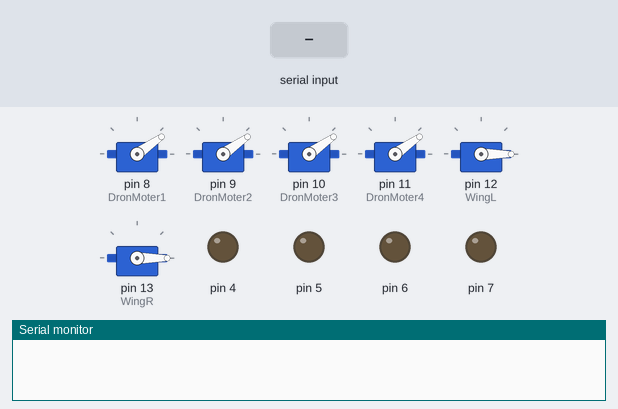
This sketch was run on a simulated Arduino Mega 2560, built with avr-gcc and run on an emulated ATmega2560. Parts: 6 × servo, output pins drawn as LEDs (lit = HIGH), the last lines printed to the serial monitor. The inputs (shaded band) are chosen by the test bench.

Above: at 4.2 s.
4.3 s: "u" received over Serial
At 5.1 s:
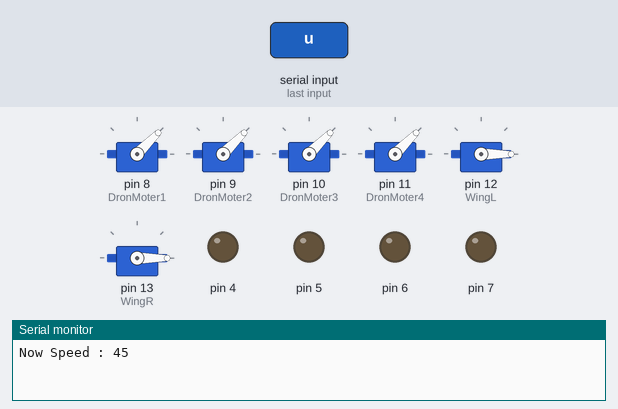
5.8 s: "u" received over the second serial link
At 6.3 s:
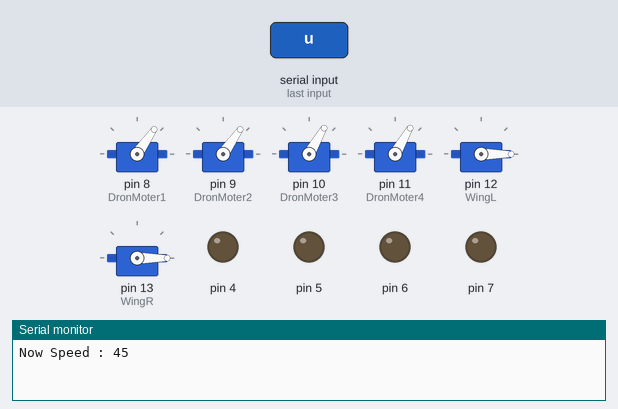
7.3 s: "w" received over Serial
At 8.5 s:
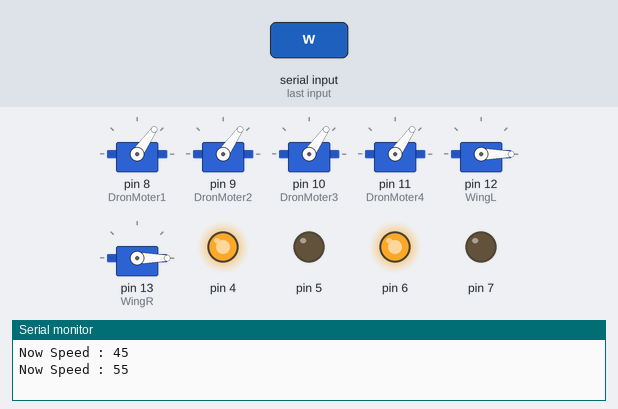
8.8 s: "x" received over the second serial link
At 9.8 s:
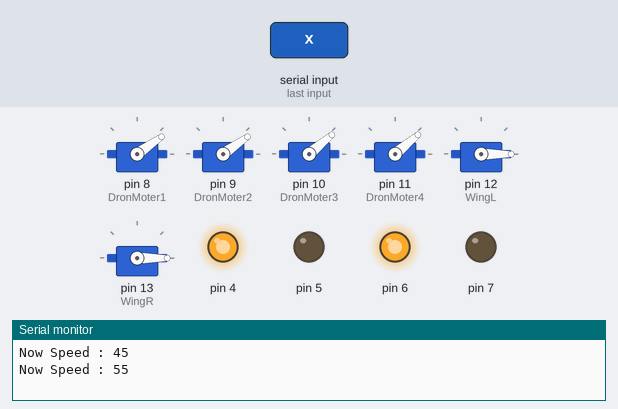
10.3 s: byte 110 ('n') received over Serial
At 11.0 s:
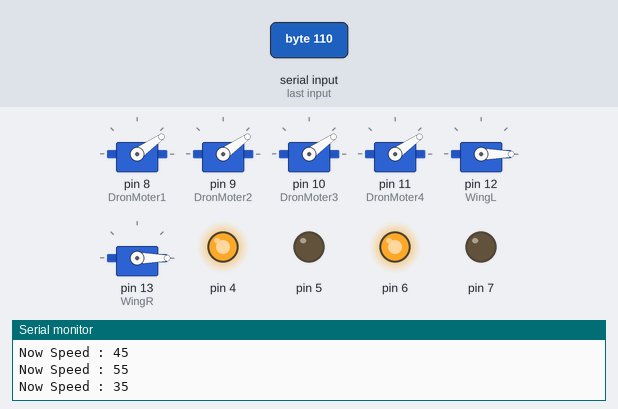
11.8 s: "s" received over the second serial link
At 12.2 s:
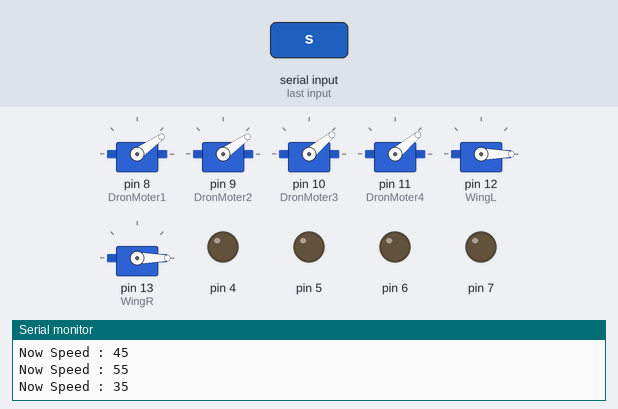
Timing chart, 0 to 14.3 s (numbered marks = the images above; inputs shaded):
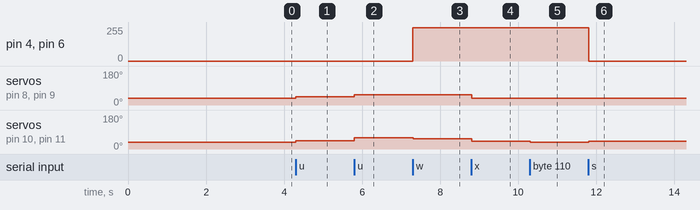

The sketch:

ControlUnitSource.ino
```cpp
#include <SoftwareSerial.h>
#include <Servo.h>

// DRON
// ① ②
// ③ ④
//
// Wing
// L | R
//
// Wheel
// ① ②
// ③ ④

/* 드론 모터 ESC 정의 */
Servo DronMoter1;
Servo DronMoter2;
Servo DronMoter3;
Servo DronMoter4;

/* 날개 서보 정의 */
Servo WingL;
Servo WingR;

/* 속도 변수 */
int SpeedVal = 35;
int SetVal = 35;

/* 날개 모터 값 변수 */
int WingLVal = 0;
int WingRVal = 0;
bool WingState = false;

/* 전후 밸런스 조정 변수 */
const int FrontCorrectionFactor = 0;
const int BackCorrectionFactor = 0; //<~~~~~~~~~~~~~~~~~~~~~~~~~~~~~~~~~~~~~~~~수정필요

/* 좌우 균형 조절 */
int BalanceVal = 5;

/* 날개 서보 세팅 변수 */
const int FoldingRadL = 0; // 기본값
const int FoldingRadR = 0; // 기본값
const int FoldMovRadL = 0; // 각도변위
const int FoldMovRadR = 0; // 각도변위 //<~~~~~~~~~~~~~~~~~~~~~~~~~~~~~~~~~~~~~~~~수정필요

/* 드론 모터 셋업 스피드 */
const int MinSpeed = 35; // 최소 동작 값
const int MaxSpeed = 165; // 최대 동작 값

void setup() {
  Serial.begin(9600);
  Serial1.begin(9600);

  // 8~11 드론 모터 배정
  DronMoter1.attach(8);
  DronMoter1.write(MinSpeed);
  DronMoter2.attach(9);
  DronMoter2.write(MinSpeed);
  DronMoter3.attach(10);
  DronMoter3.write(MinSpeed);
  DronMoter4.attach(11);
  DronMoter4.write(MinSpeed);

  // 12~13 날개 L R 배정
  WingL.attach(12);
  WingL.write(FoldingRadL);
  WingR.attach(13);
  WingR.write(FoldingRadR);

  // RC 차량 바퀴 출력 설정
  pinMode(7, OUTPUT);
  pinMode(6, OUTPUT);
  pinMode(5, OUTPUT);
  pinMode(4, OUTPUT);


  delay(3000);
}

void loop() {
  /* 시리얼 제어 코드~~~~~~~~~~~~~~~~~~~~~~~~~~~ */
  if (Serial.available()) {
    char temp = Serial.read();

    /* 드론 모터 속력 제어 */
    if (temp == 'u') {
      SetVal += 10;
    }
    else if (temp == 'd') {
      SetVal -= 10;
    }

    if (temp == 'x') {
      SetVal = 35;
    }

    if (temp == 'q') {
      SetVal += 1;
    }
    else if (temp == 'e') {
      SetVal -= 1;
    }

    /* 날개 제어 */
    if (temp == 'o') { // 날개 폄
      WingLVal = FoldMovRadL;
      WingRVal = FoldMovRadR;
      WingState = true;
    }
    else if (temp == 'c') { // 날개 접음
      WingLVal = FoldingRadL;
      WingRVal = FoldingRadR;
      WingState = false;
    }

    if (temp == 'x') { // 비상 정지
      SetVal = MinSpeed;
    }

    /* 차량 동력 제어 */
    if (temp == 'w') { // 전진
      analogWrite(7, 0);
      analogWrite(6, 250);
      analogWrite(5, 0);
      analogWrite(4, 250);
    }
    else if (temp == 's') { // 후진
      analogWrite(7, 0);
      analogWrite(6, 0);
      analogWrite(5, 0);
      analogWrite(4, 0);
    }

    /* 드론 모터 최대 최소 속력 세팅 */
    if ((SetVal + FrontCorrectionFactor) <= MaxSpeed &&
    (SetVal + FrontCorrectionFactor) >= MinSpeed &&
    (SetVal + BackCorrectionFactor) <= MaxSpeed &&
    (SetVal + BackCorrectionFactor) >= MinSpeed) {
      SpeedVal = SetVal;
    }
    else {
      SetVal = SpeedVal;
    }

    /* 모터값 입력 */
    DronMoter1.write(SpeedVal + FrontCorrectionFactor);
    DronMoter2.write(SpeedVal + FrontCorrectionFactor);
    DronMoter3.write(SpeedVal + BackCorrectionFactor);
    DronMoter4.write(SpeedVal + BackCorrectionFactor);

    /* 날개 서보 입력 */
    WingL.write(WingLVal);
    WingR.write(WingRVal);

    Serial.print("Now Speed : ");
    Serial.println(SpeedVal);
  }
  /* 여기까지~~~~~~~~~~~~~~~~~~~~~~~~~~~~~~~~~~ */


  /* 블루투스 제어 코드~~~~~~~~~~~~~~~~~~~~~~~~~~~ */
  if (Serial1.available()) {
    char temp = Serial1.read();

    /* 드론 모터 속력 제어 */
    if (temp == 'u') {
      SetVal += 10;
    }
    else if (temp == 'd') {
      SetVal -= 10;
    }

    if (temp == 'x') {
      SetVal = 35;
    }

    /* 드론 모터 미세 제어 */
    if (temp == 'q') {
      SetVal += 1;
    }
    else if (temp == 'e') {
      SetVal -= 1;
    }

    /* 드론 변수 제어 */
    if (temp == 'm') {
      BalanceVal += 1;
    }
    else if (temp == 'n') {
      BalanceVal -= 1;
    }

    /* 날개 제어 */
    if (temp == 'o') { // 날개 폄
      WingLVal = FoldMovRadL;
      WingRVal = FoldMovRadR;
      WingState = true;
    }
    else if (temp == 'c') { // 날개 접음
      WingLVal = FoldingRadL;
      WingRVal = FoldingRadR;
      WingState = false;
    }

    /* 차량 동력 제어 */
    if (temp == 'w') { // 전진
      analogWrite(7, 0);
      analogWrite(6, 250);
      analogWrite(5, 0);
      analogWrite(4, 250);
    }
    else if (temp == 's') { // 후진
      analogWrite(7, 0);
      analogWrite(6, 0);
      analogWrite(5, 0);
      analogWrite(4, 0);
    }

    /* 드론 모터 최대 최소 속력 세팅 */
    if ((SetVal + FrontCorrectionFactor) <= MaxSpeed &&
    (SetVal + FrontCorrectionFactor) >= MinSpeed &&
    (SetVal + BackCorrectionFactor) <= MaxSpeed &&
    (SetVal + BackCorrectionFactor) >= MinSpeed) {
      SpeedVal = SetVal;
    }
    else {
      SetVal = SpeedVal;
    }

    /* 모터값 입력 */
    DronMoter1.write(SpeedVal + FrontCorrectionFactor);
    DronMoter2.write(SpeedVal + FrontCorrectionFactor);
    DronMoter3.write(SpeedVal + BackCorrectionFactor + BalanceVal);
    DronMoter4.write(SpeedVal + BackCorrectionFactor + BalanceVal);

    /* 날개 서보 입력 */
    WingL.write(WingLVal);
    WingR.write(WingRVal);

    Serial1.print("Now Speed : ");
    Serial1.println(SpeedVal);
  }

  delay(100);
}
```

Measured:
- after the input at 4.3 s, servo on pin 8 (DronMoter1), servo on pin 9 (DronMoter2), servo on pin 10 (DronMoter3), servo on pin 11 (DronMoter4): 35° → 45° at once
- after the input at 5.8 s, servo on pin 8 (DronMoter1), servo on pin 9 (DronMoter2): 45° → 55° at once; servo on pin 10 (DronMoter3), servo on pin 11 (DronMoter4): 45° → 60° at once
- after the input at 7.3 s, pin 4, pin 6: 0/255 → 250/255 at once; servo on pin 10 (DronMoter3), servo on pin 11 (DronMoter4): 60° → 55° at once
- after the input at 8.8 s, servo on pin 8 (DronMoter1), servo on pin 9 (DronMoter2): 55° → 35° at once; servo on pin 10 (DronMoter3), servo on pin 11 (DronMoter4): 55° → 40° at once
- after the input at 10.3 s, servo on pin 10 (DronMoter3), servo on pin 11 (DronMoter4): 40° → 35° at once
- after the input at 11.8 s, pin 4, pin 6: 250/255 → 0/255 at once; servo on pin 10 (DronMoter3), servo on pin 11 (DronMoter4): 35° → 40° at once
